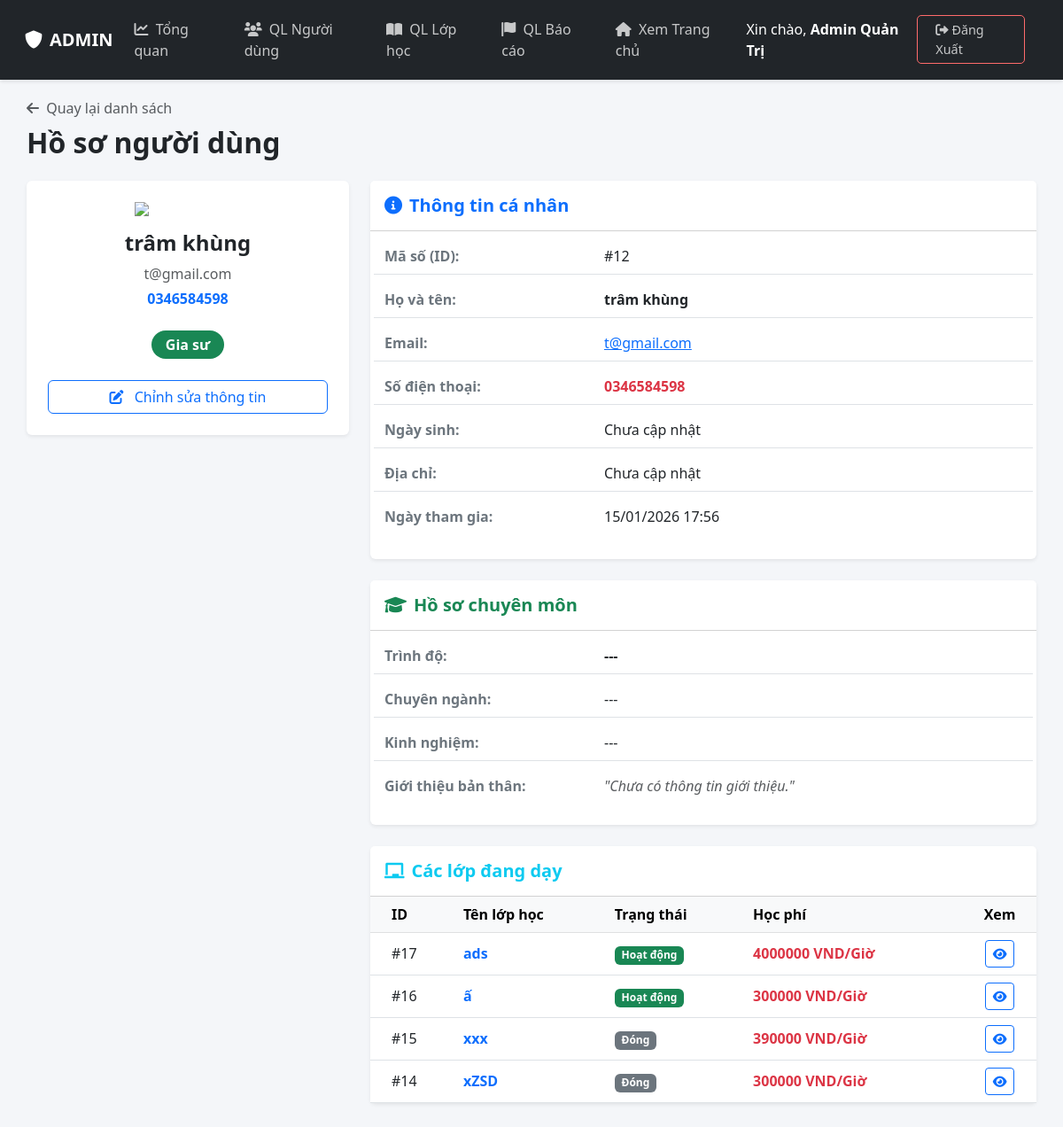
Screenshot of /N14Lurny/admin/user_detail.php?id=12 (signed in) with the database file from the repository.
### tables this page shows
CREATE TABLE `users` (
  `id` int(11) NOT NULL,
  `full_name` varchar(100) NOT NULL,
  `email` varchar(100) NOT NULL,
  `password` varchar(255) NOT NULL,
  `role` enum('admin','tutor','student') NOT NULL DEFAULT 'student',
  `avatar` varchar(255) DEFAULT NULL,
  `dob` date DEFAULT NULL,
  `gender` enum('Nam','Nữ','Khác') DEFAULT 'Nam',
  `phone` varchar(20) DEFAULT NULL,
  `bio` text DEFAULT NULL COMMENT 'Giới thiệu bản thân',
  `major` varchar(100) DEFAULT NULL COMMENT 'Chuyên ngành',
  `degree` varchar(100) DEFAULT NULL COMMENT 'Bằng cấp/Trình độ',
  `experience` varchar(100) DEFAULT NULL COMMENT 'Kinh nghiệm',
  `address` varchar(255) DEFAULT NULL COMMENT 'Địa chỉ/Khu vực',
  `school` varchar(255) DEFAULT NULL,
  `grade` varchar(50) DEFAULT NULL,
  `created_at` timestamp NOT NULL DEFAULT current_timestamp()
);

CREATE TABLE `classes` (
  `id` int(11) NOT NULL,
  `tutor_id` int(11) NOT NULL,
  `title` varchar(255) NOT NULL,
  `subject` varchar(100) NOT NULL,
  `grade` varchar(50) NOT NULL,
  `price` varchar(255) DEFAULT NULL,
  `description` text DEFAULT NULL,
  `method` varchar(50) NOT NULL DEFAULT 'Offline' COMMENT 'Online hoặc Offline',
  `location` varchar(100) NOT NULL DEFAULT 'TP. Hồ Chí Minh' COMMENT 'Quận/Huyện tại TP.HCM',
  `status` enum('pending','active','hidden','closed','rejected') DEFAULT 'pending',
  `max_students` int(11) NOT NULL DEFAULT 1,
  `start_date` date DEFAULT NULL,
  `end_date` date DEFAULT NULL,
  `created_at` timestamp NOT NULL DEFAULT current_timestamp()
);

### N14Lurny/admin/user_detail.php (the view, shortened to what this page needs)
<?php
require __DIR__ . '/../config/db.php';
$id = intval($_GET['id']);
$sql = "SELECT * FROM users WHERE id = $id";
$result = $conn->query($sql);
$user = $result->fetch_assoc();
$avatar_path = "../assets/uploads/avatars/" . ($user['avatar'] ?? '');
$has_avatar = !empty($user['avatar']) && file_exists($avatar_path);
$dob_display = 'Chưa cập nhật';
$age_display = '';
?>
<!DOCTYPE html>
<html lang="vi">
<head>
    <link href="https://cdn.jsdelivr.net/npm/bootstrap@5.3.0/dist/css/bootstrap.min.css" rel="stylesheet">
    <link rel="stylesheet" href="https://cdnjs.cloudflare.com/ajax/libs/font-awesome/6.0.0/css/all.min.css">
    <link rel="stylesheet" href="../assets/css/admin.css">
</head>
<body>
<div class="admin-wrapper">
    <?php include '../includes/admin_sidebar.php'; ?>
    <main class="admin-content">
        <div class="container-fluid p-0">
            <div class="mb-4">
                <a href="users.php" class="text-decoration-none text-muted mb-2 d-inline-block">
                    <i class="fas fa-arrow-left me-1"></i> Quay lại danh sách
                </a>
                <h2 class="fw-bold text-dark">Hồ sơ người dùng</h2>
            </div>
            <div class="row">
                <div class="col-md-4 mb-4">
                    <div class="card shadow-sm border-0 text-center p-4">
                        <div class="mb-3 d-flex justify-content-center">
                            <?php if($has_avatar): ?>
                                <img src="<?= $avatar_path ?>" class="rounded-circle object-fit-cover border" style="width: 120px; height: 120px;">
                            <?php else: ?>
                                <?php if($user['role'] == 'admin'): ?>
                                    <img src="https://cdn-icons-png.flaticon.com/512/2942/2942813.png" width="120">
                                <?php elseif($user['role'] == 'tutor'): ?>
                                    <img src="https://cdn-icons-png.flaticon.com/512/3429/3429440.png" width="120">
                                <?php else: ?>
                                    <img src="https://cdn-icons-png.flaticon.com/512/5850/5850276.png" width="120">
                                <?php endif; ?>
                            <?php endif; ?>
                        </div>
                        <h4 class="fw-bold"><?php echo $user['full_name']; ?></h4>
                        <p class="text-muted mb-1"><?php echo $user['email']; ?></p>
                        <p class="fw-bold text-primary"><?php echo $user['phone'] ?? 'Chưa có SĐT'; ?></p>
                        <div class="mt-2">
                            <?php if($user['role'] == 'student'): ?>
                                <span class="badge bg-primary fs-6 px-3 py-2 rounded-pill">Học viên</span>
                            <?php elseif($user['role'] == 'tutor'): ?>
                                <span class="badge bg-success fs-6 px-3 py-2 rounded-pill">Gia sư</span>
                            <?php else: ?>
                                <span class="badge bg-danger fs-6 px-3 py-2 rounded-pill">Admin</span>
                            <?php endif; ?>
                        </div>
                        <div class="mt-4 d-grid gap-2">
                            <a href="user_form.php?id=<?php echo $user['id']; ?>" class="btn btn-outline-primary">
                                <i class="fas fa-edit me-2"></i> Chỉnh sửa thông tin
                            </a>
                        </div>
                    </div>
                </div>
                <div class="col-md-8">
                    <div class="card shadow-sm border-0 mb-4">
                        <div class="card-header bg-white py-3">
                            <h5 class="mb-0 fw-bold text-primary"><i class="fas fa-info-circle me-2"></i>Thông tin cá nhân</h5>
                        </div>
                        <div class="card-body">
                            <div class="row mb-3 border-bottom pb-2">
                                <div class="col-sm-4 fw-bold text-secondary">Mã số (ID):</div>
                                <div class="col-sm-8">#<?php echo $user['id']; ?></div>
                            </div>
                            <div class="row mb-3 border-bottom pb-2">
                                <div class="col-sm-4 fw-bold text-secondary">Họ và tên:</div>
                                <div class="col-sm-8 fw-bold"><?php echo $user['full_name']; ?></div>
                            </div>
                            <div class="row mb-3 border-bottom pb-2">
                                <div class="col-sm-4 fw-bold text-secondary">Email:</div>
                                <div class="col-sm-8"><a href="mailto:<?php echo $user['email']; ?>"><?php echo $user['email']; ?></a></div>
                            </div>
                            <div class="row mb-3 border-bottom pb-2">
                                <div class="col-sm-4 fw-bold text-secondary">Số điện thoại:</div>
                                <div class="col-sm-8 text-danger fw-bold"><?php echo $user['phone'] ?? 'Chưa cập nhật'; ?></div>
                            </div>
                            <div class="row mb-3 border-bottom pb-2">
                                <div class="col-sm-4 fw-bold text-secondary">Ngày sinh:</div>
                                <div class="col-sm-8"><?php echo $dob_display . ' ' . $age_display; ?></div>
                            </div>
                            <div class="row mb-3 border-bottom pb-2">
                                <div class="col-sm-4 fw-bold text-secondary">Địa chỉ:</div>
                                <div class="col-sm-8"><?php echo $user['address'] ?? 'Chưa cập nhật'; ?></div>
                            </div>
                            <div class="row mb-3 pb-1">
                                <div class="col-sm-4 fw-bold text-secondary">Ngày tham gia:</div>
                                <div class="col-sm-8"><?php echo date('d/m/Y H:i', strtotime($user['created_at'])); ?></div>
                            </div>
                        </div>
                    </div>
                    <?php if($user['role'] == 'tutor'): ?>
                    <div class="card shadow-sm border-0 mb-4">
                        <div class="card-header bg-white py-3">
                            <h5 class="mb-0 fw-bold text-success"><i class="fas fa-graduation-cap me-2"></i>Hồ sơ chuyên môn</h5>
                        </div>
                        <div class="card-body">
                            <div class="row mb-3 border-bottom pb-2">
                                <div class="col-sm-4 fw-bold text-secondary">Trình độ:</div>
                                <div class="col-sm-8 fw-bold"><?php echo $user['degree'] ?? '---'; ?></div>
                            </div>
                            <div class="row mb-3 border-bottom pb-2">
                                <div class="col-sm-4 fw-bold text-secondary">Chuyên ngành:</div>
                                <div class="col-sm-8"><?php echo $user['major'] ?? '---'; ?></div>
                            </div>
                            <div class="row mb-3 border-bottom pb-2">
                                <div class="col-sm-4 fw-bold text-secondary">Kinh nghiệm:</div>
                                <div class="col-sm-8"><?php echo $user['experience'] ?? '---'; ?></div>
                            </div>
                            <div class="row mb-3">
                                <div class="col-sm-4 fw-bold text-secondary">Giới thiệu bản thân:</div>
                                <div class="col-sm-8 text-muted fst-italic">
                                    "<?php echo nl2br(htmlspecialchars($user['bio'] ?? 'Chưa có thông tin giới thiệu.')); ?>"
                                </div>
                            </div>
                        </div>
                    </div>
                    <div class="card shadow-sm border-0">
                        <div class="card-header bg-white py-3">
                            <h5 class="mb-0 fw-bold text-info"><i class="fas fa-chalkboard me-2"></i>Các lớp đang dạy</h5>
                        </div>
                        <div class="card-body p-0">
                            <?php
                            $tutor_id = $user['id'];
                            $sql_classes = "SELECT * FROM classes WHERE tutor_id = $tutor_id ORDER BY id DESC";
                            $result_classes = $conn->query($sql_classes);
                            if ($result_classes->num_rows > 0):
                            ?>
                            <div class="table-responsive">
                                <table class="table table-hover mb-0 align-middle">
                                    <thead class="table-light">
                                        <tr>
                                            <th class="ps-4">ID</th>
                                            <th>Tên lớp học</th>
                                            <th>Trạng thái</th>
                                            <th>Học phí</th>
                                            <th class="text-center">Xem</th>
                                        </tr>
                                    </thead>
                                    <tbody>
                                        <?php while($class = $result_classes->fetch_assoc()): ?>
                                        <tr>
                                            <td class="ps-4">#<?php echo $class['id']; ?></td>
                                            <td class="fw-bold text-primary text-truncate" style="max-width: 200px;">
                                                <?php echo htmlspecialchars($class['title']); ?>
                                            </td>
                                            <td>
                                                <?php if($class['status']=='active') echo '<span class="badge bg-success">Hoạt động</span>';
                                                      elseif($class['status']=='pending') echo '<span class="badge bg-warning text-dark">Chờ duyệt</span>';
                                                      else echo '<span class="badge bg-secondary">Đóng</span>'; ?>
                                            </td>
                                            <td class="text-danger fw-bold"><?php echo htmlspecialchars($class['price']); ?></td>
                                            <td class="text-center">
                                                <a href="view_class.php?id=<?php echo $class['id']; ?>" class="btn btn-sm btn-outline-primary" title="Xem chi tiết lớp dưới quyền Admin">
                                                    <i class="fas fa-eye"></i>
                                                </a>
                                            </td>
                                        </tr>
                                        <?php endwhile; ?>
                                    </tbody>
                                </table>
                            </div>
                            <?php endif; ?>
                        </div>
                    </div>
                    <?php endif; ?>
                </div>
            </div>
        </div>
    </main>
</div>
</body>
</html>

### N14Lurny/assets/css/admin.css (style rules this page uses)
.admin-wrapper { display: block; width: 100%; min-height: 100vh; background-color: #f4f6f9; }
.admin-content { padding: 0 30px 30px 30px; max-width: 1400px; margin: 0 auto; }

### rows the page displays
users: full_name "trâm khùng", email "t@gmail.com", phone "0346584598", id "12", address "Chưa cập nhật", created_at "15/01/2026 17:56", degree "---", major "---", experience "---", bio "Chưa có thông tin giới thiệu."
classes: id "17", title "ads", status "Hoạt động", price "4000000 VND/Giờ"
classes: id "16", title "ấ", status "Hoạt động", price "300000 VND/Giờ"
classes: id "15", title "xxx", status "Đóng", price "390000 VND/Giờ"
classes: id "14", title "xZSD", status "Đóng", price "300000 VND/Giờ"

### other values shown
$_SESSION['fullname'] "Admin Quản Trị"
$dob_display "Chưa cập nhật"
